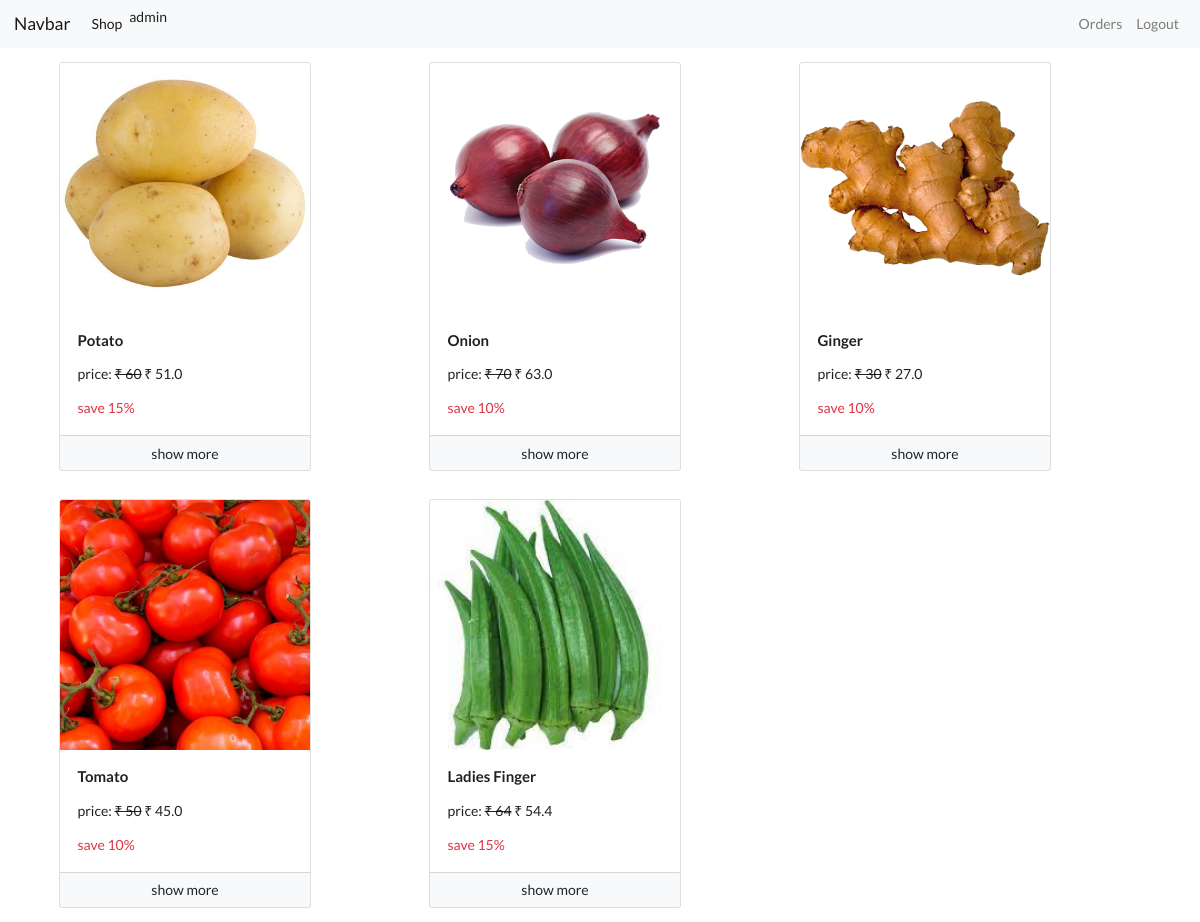
The app's page / (signed in) with its own data.
### app/models.py (models this page shows)
class product(models.Model):
    name=models.CharField(max_length=50)
    discription=models.CharField(max_length=500 )
    price=models.IntegerField(default=0)
    active = models.BooleanField(default=True)
    discount=models.IntegerField(default=0)
    file = models.FileField(upload_to='uploads/files',blank=True)
    thumbnil=models.ImageField(upload_to="uploads/thumbnils")
    link=models.CharField(null=True,blank=True,max_length=200)
    fileSize=models.CharField(null=True,max_length=10)
    Quantity=models.IntegerField(default=1)

### app/views.py (the view)
# urls.py: path('',home,name='home'),
def home(request):
    products=product.objects.filter(active=True)
    data={
        'products':products
    }
    return render(request,"home.html",data)

### app/templatetags/custom_filters.py (called while the page is built)
@register.filter(name='rupee')
def addRupeeSign(value):
    return f'₹ {value}'

@register.filter(name='sale_price')
def getSalePrice(product):
    if (product.Quantity==1):
        return (product.price - (product.price * (product.discount/100)))
    elif(product.Quantity==2):
        return((product.price - (product.price * (product.discount/100)))*2)
    elif(product.Quantity==0.50):
        return((product.price - (product.price * (product.discount/100)))/2)

### app/templates/home.html (shortened to what this page needs)
{% extends 'base.html' %}
{% load custom_filters %}
{% block content %}
    <div class="container">
        <div class='row mx-auto'>
            {% for product in products %}
            <div class="col-4 p-3">
                <div class="card" style="width: 18rem;">
                    <img src="{{product.thumbnil.url}}" class="card-img-top" alt="...">
                    <div class="card-body">
                        <h4>{{product.name|title}}</h4>
                        <p>price: <del>{{product.price|rupee}}</del> {{product|sale_price|rupee}}</p>
                        <p class="text-danger">save {{product.discount}}%</p>
                    </div>
                    <div class="card-footer p-0">
                        <a href="/product/{{product.id}}" class="btn btn-light btn-block">show more</a>
                    </div>
                  </div>
            </div>
            {% endfor %}
        </div>
    </div>
{% endblock %}

### app/templates/base.html (shortened to what this page needs)
<!doctype html>
<html lang="en">
  <head>
    <link rel="stylesheet" href="https://cdn.jsdelivr.net/npm/bootstrap@4.5.3/dist/css/bootstrap.min.css">
    {%load static%}
    <link rel="stylesheet" href="{% static 'app/css/common.css'%}">
    <link rel="stylesheet" href="{% static 'app/css/semantic.min.css'%}">
  </head>
  <body>
    <nav class="navbar navbar-expand-lg navbar-light bg-light">
        <a class="navbar-brand" href="/">Navbar</a>
        <div class="collapse navbar-collapse" id="navbarSupportedContent">
            <ul class="navbar-nav mr-auto"  >
                <li class="nav-item active">
                    <a class="nav-link" href="/">Shop</a>
                </li>
                {{request.user}}
              </ul>
          <ul class="navbar-nav ml-auto">
            {% if request.user.is_authenticated %}
            <li class="nav-item">
                <a class="nav-link" href="#">Orders</a>
            </li>
            <li class="nav-item">
              <a class="nav-link" href="/logout">Logout</a>
            </li>
            {% endif %}
          </ul>
        </div>
      </nav>
     {% block content %}{% endblock %}
  </body>
  </html>

### records on screen
product: thumbnil (picture), name "Potato", price "₹ 60", Quantity+price+discount "₹ 51.0", discount "15"
product: thumbnil (picture), name "Onion", price "₹ 70", Quantity+price+discount "₹ 63.0", discount "10"
product: thumbnil (picture), name "Ginger", price "₹ 30", Quantity+price+discount "₹ 27.0", discount "10"
product: thumbnil (picture), name "Tomato", price "₹ 50", Quantity+price+discount "₹ 45.0", discount "10"
product: thumbnil (picture), name "Ladies Finger", price "₹ 64", Quantity+price+discount "₹ 54.4", discount "15"

### other values on screen
{{ request.user }} "admin"
